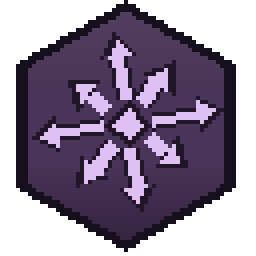
#> input picture gallery/2026-07-20-aspect-primals/out/discordia_backdrop.png, 64 x 64 px, given in place of greatwood_leaves_broadleaf.png, which was not available (shown 4 times larger)
$ python preview_random_tiling.py
#> lines starting #> are read from the running program, lines starting #| are printed output that depends on the picture; pictures that were not available may be replaced by others from this repository, and a replacement may not be noted
#> in candidate_row, tex is the input picture: PIL image 64x64 RGBA; mean R, G, B, A 49.8, 38.1, 58, 159.9
#!/usr/bin/env python3
"""Random-tiling PREVIEW for the leaf candidates — a visualisation only, NOT a blockstate.

Vanilla leaves are a single fixed-orientation model (no random rotation). This shows what a
wall of each leaf candidate would look like IF we gave it a 4-way random-rotation blockstate
(y-rotation only, like vanilla's stone/dirt/sand): each block tile independently rotated
0/90/180/270. Fixed wall on the left (what ships today) vs random-rotated on the right, so the
repeat-breaking is legible. Deterministic per candidate (seeded) so re-runs are identical.
"""
from pathlib import Path
from PIL import Image, ImageDraw
import random

HERE = Path(__file__).resolve().parent
OUT = HERE.parent / "out"
PREV = HERE.parent / "previews"
WALL = 6          # blocks per side
SCALE = 4
BG = (110, 110, 116, 255)
INK = (250, 250, 250, 255)
GAP = 24
PAD = 16
ROTS = [Image.ROTATE_90, Image.ROTATE_180, Image.ROTATE_270]  # + identity


def wall(tex, randomize, seed):
#> called with randomize = False, seed = 101
    n = tex.width
#> n = 64
    rng = random.Random(seed)
    canvas = Image.new("RGBA", (n * WALL, n * WALL), (0, 0, 0, 0))
#> canvas: PIL image 384x384 RGBA; every value is 0
    for by in range(WALL):
        for bx in range(WALL):
            t = tex
            if randomize:
                r = rng.randint(0, 3)
                if r:
                    t = tex.transpose(ROTS[r - 1])
            canvas.alpha_composite(t, (bx * n, by * n))
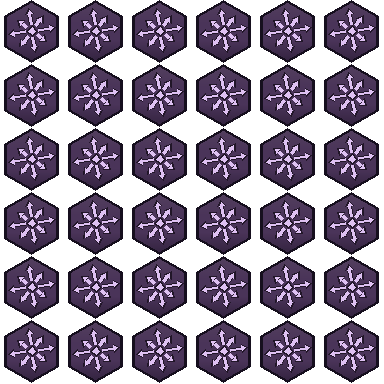
#> canvas: PIL image 384x384 RGBA; mean R, G, B, A 49.8, 38.1, 58, 159.9; transparent parts drawn white
    return canvas.resize((canvas.width * SCALE, canvas.height * SCALE), Image.NEAREST)


def labelled(img, text):
#> called with text = 'fixed (ships today)'
    strip = Image.new("RGBA", (img.width, img.height + 20), (0, 0, 0, 0))
#> strip: PIL image 1536x1556 RGBA; every value is 0
    strip.alpha_composite(img, (0, 20))
    ImageDraw.Draw(strip).text((0, 4), text, fill=INK)
    return strip


def candidate_row(name, label, seed):
    tex = Image.open(OUT / f"{name}.png").convert("RGBA")
    fixed = labelled(wall(tex, False, seed), "fixed (ships today)")
    rand = labelled(wall(tex, True, seed), "random-rotated (preview)")
#> call 2 of wall, with randomize = True, seed = 101
#> after the loop in wall (call 2), `for by in range(WALL):`:
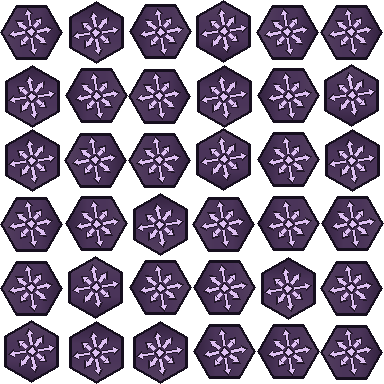
#> canvas: PIL image 384x384 RGBA; mean R, G, B, A 49.8, 38.1, 58, 159.9; transparent parts drawn white
#> after the loop in wall (call 2), `for by in range(WALL):`:
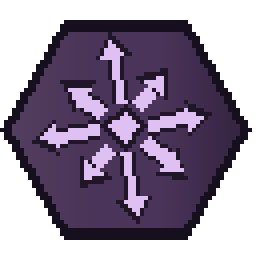
#> t: PIL image 64x64 RGBA (shown 4 times larger); mean R, G, B, A 49.8, 38.1, 58, 159.9; transparent parts drawn white
#> call 2 of labelled, with text = 'random-rotated (preview)'
#> in labelled (call 2), `strip.alpha_composite(img, (0, 20))`:
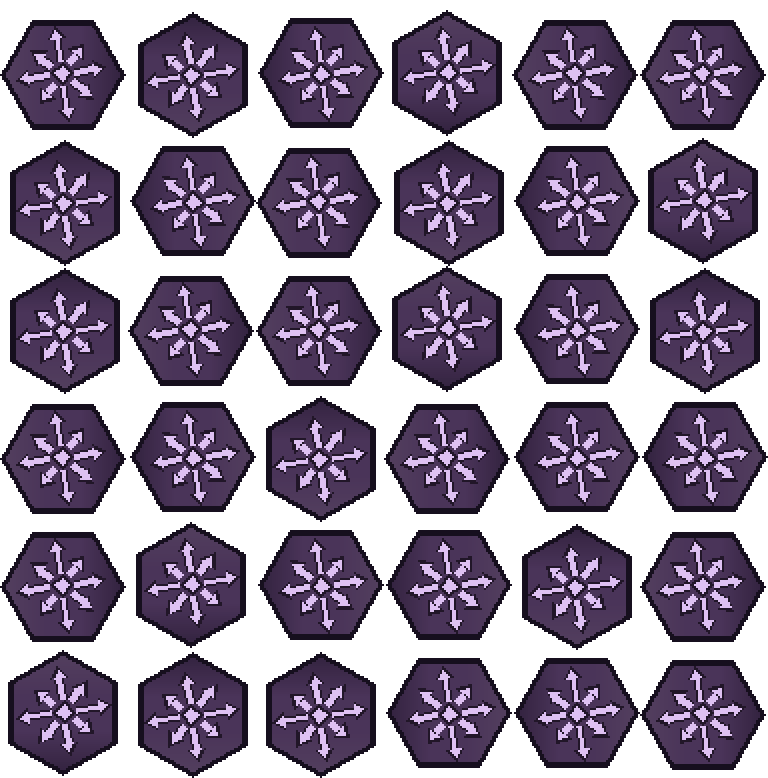
#> strip: PIL image 1536x1556 RGBA (shown at 1/2 size); mean R, G, B, A 49.1, 37.6, 57.2, 157.9; transparent parts drawn white
    h = max(fixed.height, rand.height)
#> h = 1556
    w = fixed.width + rand.width + GAP
#> w = 3096
    row = Image.new("RGBA", (w, h + 18), (0, 0, 0, 0))
#> row: PIL image 3096x1574 RGBA; every value is 0
    ImageDraw.Draw(row).text((0, 2), label, fill=INK)
    row.alpha_composite(fixed, (0, 18))
    row.alpha_composite(rand, (fixed.width + GAP, 18))
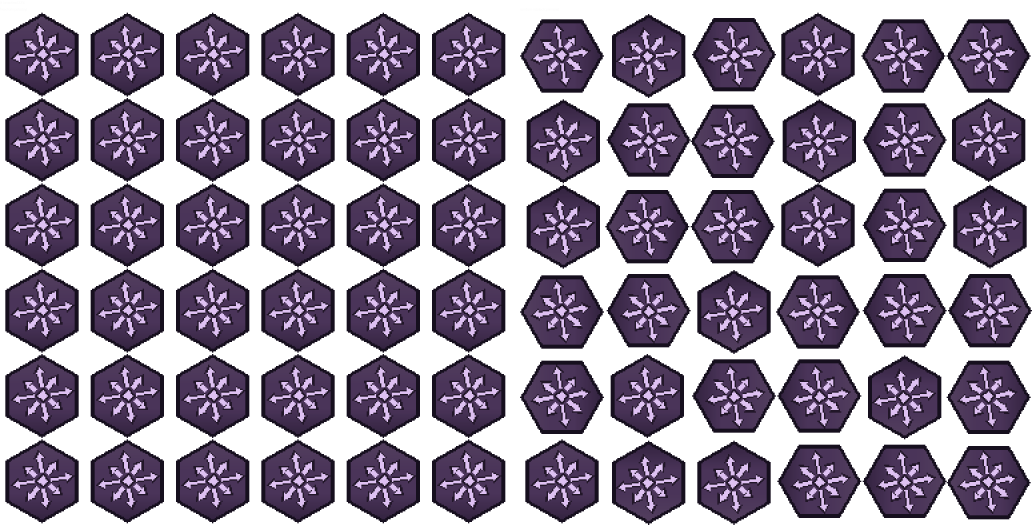
#> row: PIL image 3096x1574 RGBA (shown at 1/3 size); mean R, G, B, A 48.2, 37, 56.2, 154.9; transparent parts drawn white
    return row


def sheet(title, rows, out):
    w = max(r.width for r in rows) + 2 * PAD
    h = sum(r.height for r in rows) + GAP * (len(rows) - 1) + 2 * PAD + 26
    canvas = Image.new("RGBA", (w, h), BG)
    ImageDraw.Draw(canvas).text((PAD, 8), title, fill=INK)
    y = 30
    for r in rows:
        canvas.alpha_composite(r, (PAD, y))
        y += r.height + GAP
    canvas.save(out)
    print("wrote", out.name, canvas.size)


sheet("GREATWOOD LEAVES  -  fixed vs random-rotated wall (preview only, no blockstate)", [
    candidate_row("greatwood_leaves_broadleaf", "A  broadleaf 33%", 101),
    candidate_row("greatwood_leaves_dense", "B  dense 22%", 102),
    candidate_row("greatwood_leaves_accent", "C  accent 32%", 103),
], PREV / "sheet-greatwood-leaves-randomtile.png")
#> call 2 of candidate_row, with name = 'greatwood_leaves_dense', label = 'B  dense 22%', seed = 102
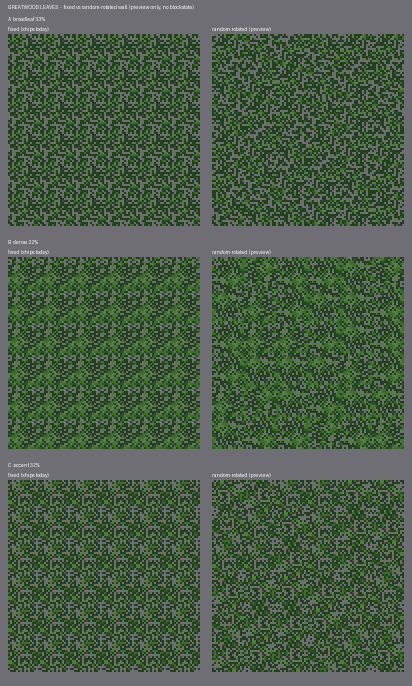
#> input picture gallery/2026-07-21-logs-leaves/previews/sheet-greatwood-leaves-randomtile.png, 824 x 1372 px, given in place of greatwood_leaves_dense.png, which was not available (shown at 1/2 size)
#> in candidate_row, tex is the input picture: PIL image 824x1372 RGBA; mean R, G, B, A 74.1, 93.7, 71.5, 255
#> call 3 of wall, with randomize = False, seed = 102
#> in wall (call 3), `canvas = Image.new("RGBA", (n * WALL, n * WALL), (0, 0, 0, 0))`: canvas: PIL image 4944x4944 RGBA; every value is 0
#> after the loop in wall (call 3), `for by in range(WALL):`:
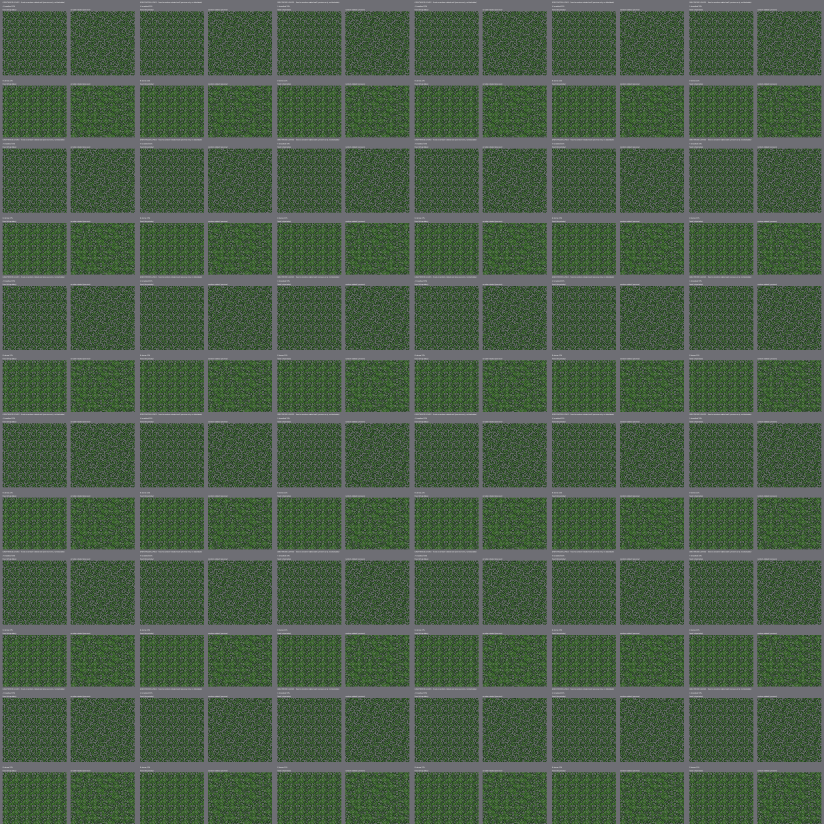
#> canvas: PIL image 4944x4944 RGBA (shown at 1/6 size); mean R, G, B, A 73.6, 93.9, 71.1, 255
#> (the run stopped early here; a loop or call above may not have finished)
